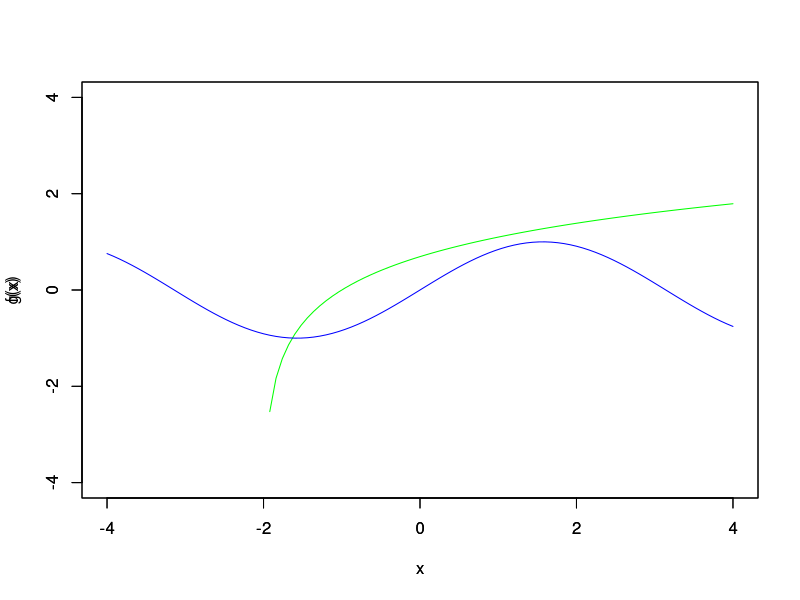
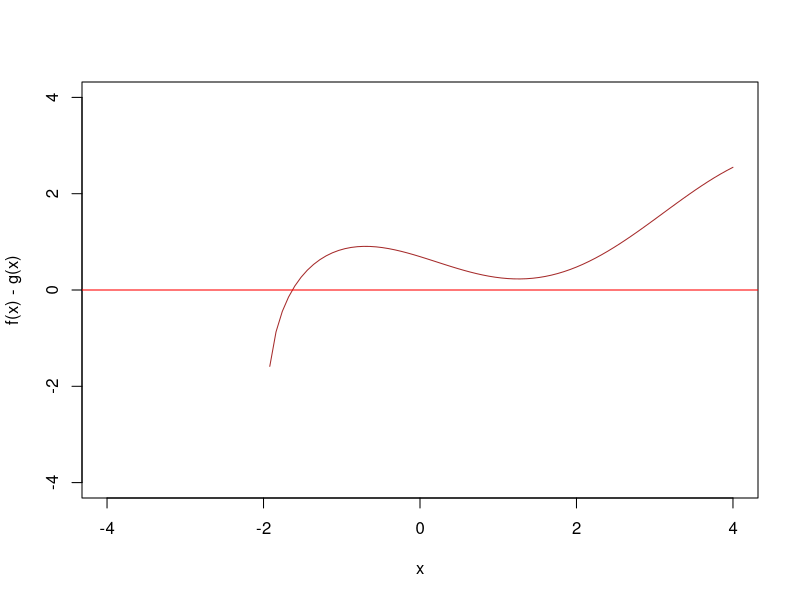

Here is the R script that generated these plots, in order: (Note: this script raises an error after producing the figures.)
f = function(x){log(x+2)}
g = function(x){sin(x)}
Tolerancia = 0.0000000000000001
q = function(x){log(x+2)-sin(x)}
Teorico = uniroot(q, c(-1.8,-1), tol = 1e-8) 

plot(f, xlim = c(-4,4), ylim=c(-4,4), ylab = "f(x)", col = "green")
par(new = TRUE)


plot(g, xlim = c(-4,4), ylim=c(-4,4), ylab = "g(x)", col = "blue")
plot(q, xlim = c(-4,4), ylim=c(-4,4), ylab = "f(x) - g(x)", col = "brown")
par(new = TRUE)

abline(0,0, col = "red")

#Variables
a = -1.9
b = -1
arr = c(0)
arr[1] = a
arr[2] = b
i=3
Erroresm1 = c() 
Erroresm1_1 = c()

#Inicio del while
while(abs(Teorico$root-arr[i-2]) > Tolerancia){
  Erroresm1[i-2]=abs(Teorico$root-arr[i-2])
  arr[i]= arr[i-1]-((q(arr[i-1])*(arr[i-1]-arr[i-2]))/(q(arr[i-1])-q(arr[i-2])))
  i = i+1
}

i=1
while(i<length(Erroresm1)+1){
  Erroresm1_1[i]=Erroresm1[i+1]
  i = i+1
}
plot(Erroresm1,Erroresm1_1, type="l")

numero_iteraciones =length(arr)

Metodo2 = c(0)
Erroresm2 = c(0)
Erroresm2_1 = c(0)
Metodo2[1] = a
Metodo2[2] = b
i=3

while(abs(Teorico$root-Metodo2[i-2]) > Tolerancia){
  Erroresm2[i-2]=abs(Teorico$root-arr[i-2])
  Metodo2[i]= Metodo2[i-1]-((q(Metodo2[i-1]))*(Metodo2[i-1]-Metodo2[i-2])/(q(Metodo2[i-1])-q(Metodo2[i-2])))
  i = i+1
}

i=1
while(i<length(Erroresm2)+1){
  Erroresm2_1[i]=Erroresm2[i+1]
  i = i+1
}

plot(Erroresm2,Erroresm2_1, type ="l",col ="blue")

tabla = data.frame(Erroresm1,Erroresm1_1,Erroresm2,Erroresm2_1)
tabla